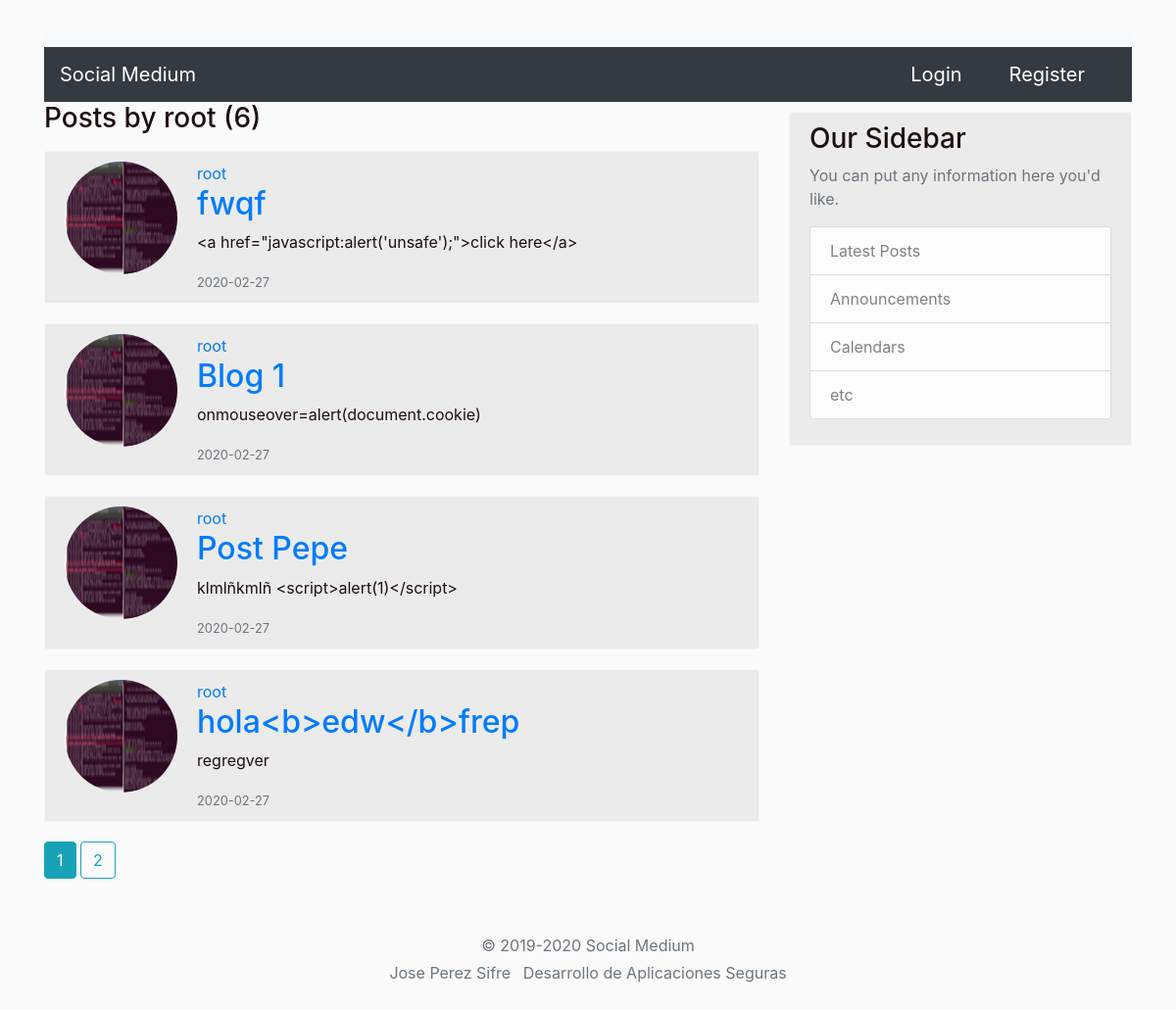
The app's page /user/root, older data.
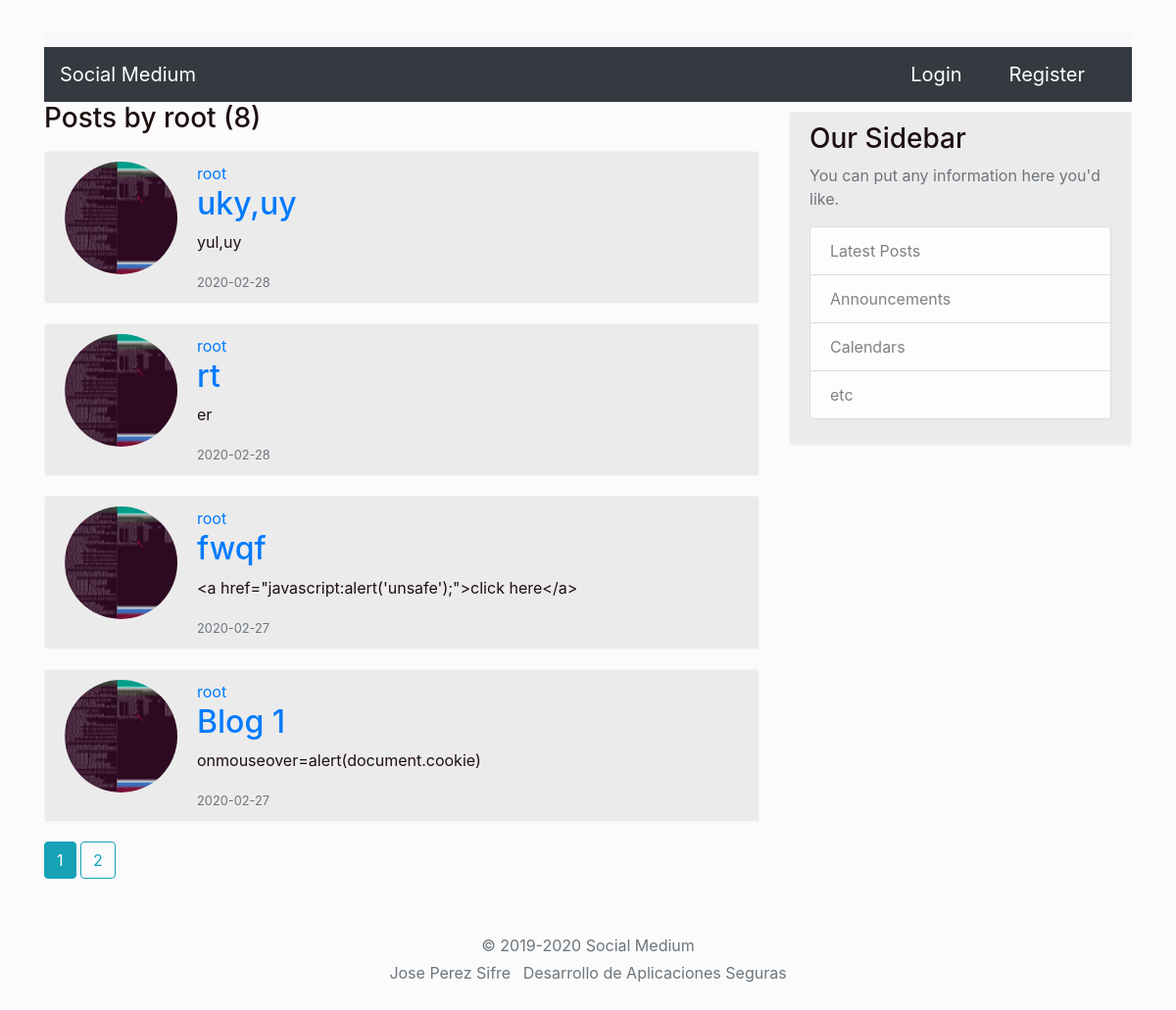
The same page, newer data.
### medium/models.py (models this page shows, shortened)
class Post(db.Model):
    id = db.Column(db.Integer, primary_key=True)
    title = db.Column(db.String(100), nullable=False)
    date_posted = db.Column(db.DateTime, nullable=False, default=datetime.utcnow)
    content = db.Column(db.Text, nullable=False)
    user_id = db.Column(db.Integer, db.ForeignKey('user.id'), nullable=False)

class User(db.Model, UserMixin):
    id = db.Column(db.Integer, primary_key=True)
    username = db.Column(db.String(25), unique=True, nullable=False)
    email = db.Column(db.String(100), unique=True, nullable=False)
    image_file = db.Column(db.String(20), nullable=False, default='default.jpg')
    password = db.Column(db.String(60), nullable=False)
    posts = db.relationship('Post', backref='author', lazy=True)

### medium/users/routes.py (the view)
@users.route('/user/<string:username>')
def user_post(username):
    page = request.args.get('page', 1, type=int)
    user = User.query.filter_by(username=username).first_or_404()
    posts = Post.query.filter_by(author=user)\
            .order_by(Post.date_posted.desc()).paginate(page=page, per_page=4)
    return render_template('user_post.html', posts = posts, user=user)

### medium/templates/user_post.html
{% extends "base.html" %}
{% block content %}
<h3 class="mb-3">Posts by {{ user.username }} ({{ posts.total }})</h3>
{% for post in posts.items %}
<article class="media content-section">
    <img class="rounded-circle account-imgSize" src="{{ url_for('static', filename='profilePictures/' + post.author.image_file) }}">
      <div class="media-body">
    <div class="article-metadata">
      <a class="mr-2" href="{{ url_for('users.user_post', username=post.author.username) }}">{{ post.author.username }}</a>
    </div>
    <h2><a class="article-title" href="{{ url_for('posts.post', post_id=post.id) }}">{{ post.title }}</a></h2>
    <p class="article-content">{{ post.content }}</p>
    <small class="text-muted">{{ post.date_posted.strftime('%Y-%m-%d') }}</small>
  </div>
</article>
{% endfor %}
{% for page_num in posts.iter_pages(left_edge=1, right_edge=1, left_current=1, right_current=1) %}
      {% if page_num %}
        {% if posts.page == page_num %}
          <a class="btn btn-info mb-4" href="{{ url_for('users.user_post', username=user.username, page=page_num) }}">{{ page_num }}</a>
        {% else %}
          <a class="btn btn-outline-info mb-4" href="{{ url_for('users.user_post', username=user.username, page=page_num) }}">{{ page_num }}</a>
        {% endif %}
      {% else %}
        ...
      {% endif %}
    {% endfor %}
{% endblock content %}

Row changes from the older to the newer data that the page shows:
no longer on this page (row unchanged): Post: image_file (picture), author.username "root", title "Post Pepe", content "klmlñkmlñ <script>alert(1)</script>", date_posted "2020-02-27"
no longer on this page (row unchanged): Post: image_file (picture), author.username "root", title "hola<b>edw</b>frep", content "regregver", date_posted "2020-02-27"
added Post: image_file (picture), author.username "root", title "uky,uy", content "yul,uy", date_posted "2020-02-28"
added Post: image_file (picture), author.username "root", title "rt", content "er", date_posted "2020-02-28"
changed through a linked row, Post "fwqf": image_file: a different picture
changed through a linked row, Post "Blog 1": image_file: a different picture
Text that changed along with them:
{{ posts.total }}: "6" → "8"
